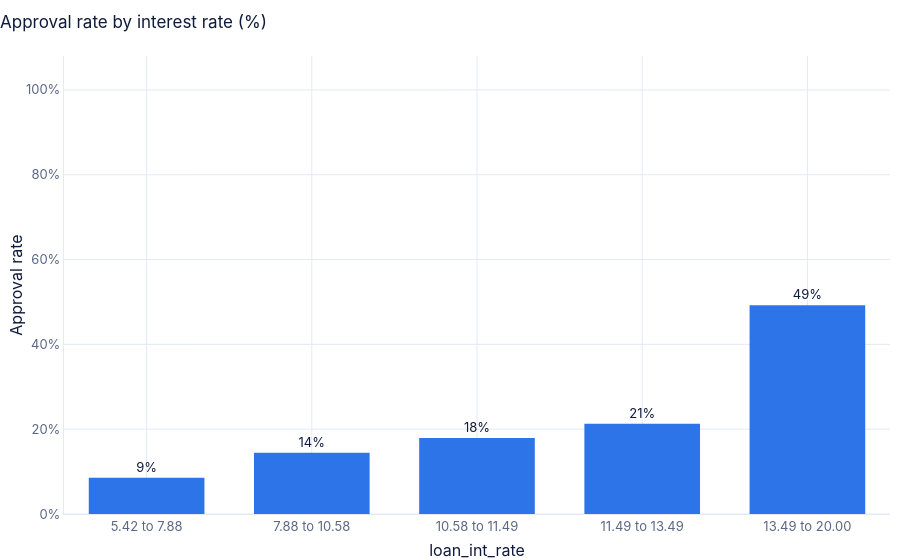

The notebook cell this image was saved under:
### Code cell
charts.approval_by_quantile_band(
    bench, "loan_int_rate", q=5, title="Approval rate by interest rate (%)"
)

### Figure 1 — Plotly figure (JSON) as saved in the notebook; plotly's stock layout.template omitted (floating-point values rounded to 4 significant figures)
{"data": [{"alignmentgroup": "True", "customdata": [[9079, 775], [8918, 1286], [9200, 1651], [8844, 1882], [8952, 4406]], "hovertemplate": "loan_int_rate=%{x}<br>approval_rate=%{y}<br>text=%{text}<br>applications=%{customdata[0]}<br>approved=%{customdata[1]}<extra></extra>", "legendgroup": "", "marker": {"color": "#2E74E9", "pattern": {"shape": ""}}, "name": "", "offsetgroup": "", "orientation": "v", "showlegend": false, "text": ["9%", "14%", "18%", "21%", "49%"], "textposition": "outside", "type": "bar", "x": ["5.42 to 7.88", "7.88 to 10.58", "10.58 to 11.49", "11.49 to 13.49", "13.49 to 20.00"], "xaxis": "x", "y": [0.08536, 0.1442, 0.1795, 0.2128, 0.4922], "yaxis": "y"}], "layout": {"barmode": "relative", "font": {"color": "#0F1B3D", "family": "-apple-system, BlinkMacSystemFont, \"Segoe UI\", Roboto, \"Helvetica Neue\", Arial, \"Noto Sans\", sans-serif"}, "legend": {"tracegroupgap": 0}, "paper_bgcolor": "rgb(255, 255, 255)", "plot_bgcolor": "rgb(255, 255, 255)", "title": {"text": "Approval rate by interest rate (%)"}, "xaxis": {"anchor": "y", "domain": [0.0, 1.0], "gridcolor": "#E3E9F5", "linecolor": "#E3E9F5", "title": {"text": "loan_int_rate"}, "type": "category", "zerolinecolor": "#E3E9F5"}, "yaxis": {"anchor": "x", "domain": [0.0, 1.0], "gridcolor": "#E3E9F5", "linecolor": "#E3E9F5", "range": [0, 1.08], "tickformat": ".0%", "title": {"text": "Approval rate"}, "zerolinecolor": "#E3E9F5"}}}
